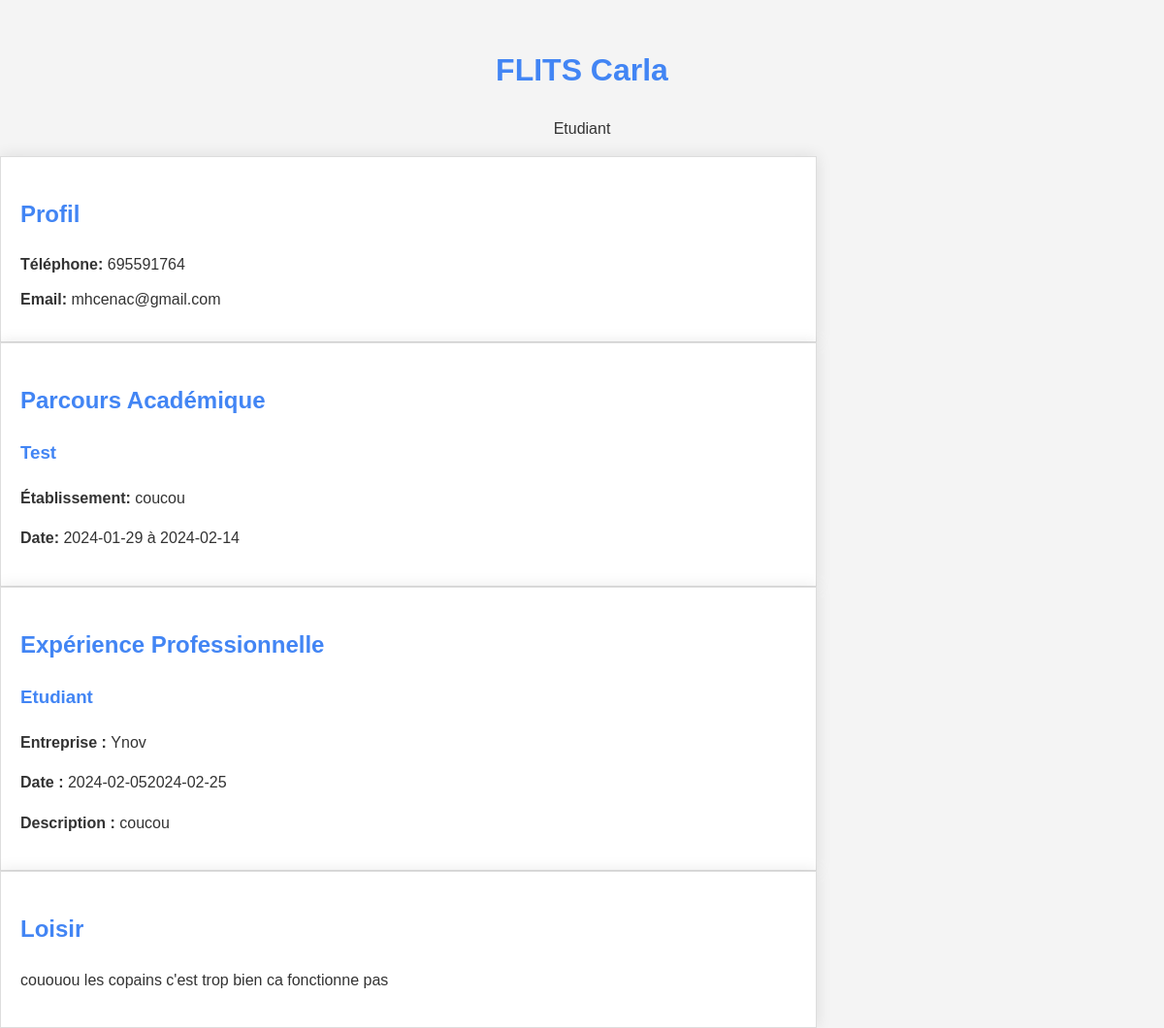
The app's page /Front/Models/model1.php (signed in) with its own data.
### tables this page shows
CREATE TABLE `users` (
  `User_id` int(255) NOT NULL,
  `Last_name` varchar(255) NOT NULL,
  `First_name` varchar(255) NOT NULL,
  `Email` varchar(100) NOT NULL,
  `Phone_tel` int(30) NOT NULL,
  `Username` varchar(50) NOT NULL,
  `Password` varchar(50) NOT NULL
);

CREATE TABLE `cv` (
  `Cv_id` int(255) NOT NULL,
  `Job` varchar(255) NOT NULL,
  `Hobbies` text NOT NULL,
  `User_id` int(255) NOT NULL,
  `Model` int(255) NOT NULL
);

CREATE TABLE `liaison_academic` (
  `id` int(11) NOT NULL,
  `Academic_id` int(255) NOT NULL,
  `Cv_id` int(255) NOT NULL
);

CREATE TABLE `academics` (
  `Academic_id` int(255) NOT NULL,
  `Diploma` varchar(200) NOT NULL,
  `Date_start` date NOT NULL,
  `Date_end` date NOT NULL,
  `School` varchar(100) NOT NULL,
  `User_id` int(255) NOT NULL
);

CREATE TABLE `liaison_experience` (
  `id` int(255) NOT NULL,
  `Experience_id` int(255) NOT NULL,
  `Cv_id` int(255) NOT NULL
);

CREATE TABLE `experiences` (
  `Experience_id` int(255) NOT NULL,
  `Company` varchar(200) NOT NULL,
  `Date_start` date NOT NULL,
  `Date_end` date NOT NULL,
  `Job` varchar(100) NOT NULL,
  `Descriptions` text NOT NULL,
  `User_id` int(255) NOT NULL
);

### server/pages/information.php (called while the page is built, shortened)
<?php
function getUserID()
{
    $bdd = new PDO('mysql:host=localhost;dbname=database', 'root', '');
    $userIdQuery = $bdd->prepare("SELECT User_id FROM users WHERE username=?");
    $userIdQuery->execute([$_SESSION['username']]);
    $userId = $userIdQuery->fetchColumn();
    return $userId;
}

### server/user/services.php (called while the page is built)
<?php
function getInfoUserSession($bdd, $userID)
{
    $user = $bdd->prepare("SELECT * FROM users WHERE User_id=?");
    $user->execute([$userID]);
    return $user;
}

### server/CV/services.php (called while the page is built, shortened)
<?php
function getLastCvId($bdd)
{
    $cvID = $bdd->prepare("SELECT * FROM cv ORDER BY Cv_id DESC LIMIT 1");
    $cvID->execute();
    $cvID = $cvID->fetch(PDO::FETCH_ASSOC);
    return $cvID['Cv_id'];
}

### Front/Models/model1.php (the view, shortened to what this page needs)
<!DOCTYPE html>
<html lang="en">
<head>
</head>
<body>
<div class="title">
    <?php
    require 'C:\xampp\htdocs\generateur_de_CV\server\pages\curiculum.php';
    require 'C:\xampp\htdocs\generateur_de_CV\server\user\services.php';
    $bdd = new PDO('mysql:host=localhost;dbname=database', 'root', '');
    $user = getInfoUserSession($bdd, getUserID());
    while ($row = $user->fetch(PDO::FETCH_ASSOC)) {
        echo "<h1>" . strtoupper($row['Last_name']) . " " . $row['First_name'] . "</h1>";
    }
    $cv = $bdd->prepare("SELECT * FROM cv WHERE User_id=? ORDER BY Cv_id DESC LIMIT 1");
    $cv->execute([getUserID()]);
    while ($rowCV = $cv->fetch(PDO::FETCH_ASSOC)) {
        echo "<p>". ucfirst($rowCV['Job']) ."</p>";
    }
    ?>
</div>
<section>
    <div>
        <h2>Profil</h2>
        <ul>
            <?php
            $user = getInfoUserSession($bdd, getUserID());
            while ($row = $user->fetch(PDO::FETCH_ASSOC)) {
                echo "<li><strong>Téléphone: </strong>" . $row['Phone_tel'] ."</li>";
                echo "<li><strong>Email: </strong>" . $row['Email'] ."</li>";
            }
            ?>
        </ul>
    </div>
</section>
<section>
    <h2>Parcours Académique</h2>
    <?php
    $academics = getAcademicsForCV($bdd, getLastCvId($bdd));
    showDivAcademicsCV($academics);
    ?>
</section>
<section>
    <h2>Expérience Professionnelle</h2>
    <?php
    $experiences = getExperiencesForCV($bdd, getLastCvId($bdd));
    showDivExperiencesCV($experiences);
    ?>
</section>
<section>
    <h2>Loisir</h2>
    <?php
    $cv = $bdd->prepare("SELECT * FROM cv WHERE User_id=? ORDER BY Cv_id DESC LIMIT 1");
    $cv->execute([getUserID()]);
    while ($rowCV = $cv->fetch(PDO::FETCH_ASSOC)) {
        echo "<p>". $rowCV['Hobbies'] ."</p>";
    }
    ?>
</section>
</body>
</html>

### server/academics/services.php (shortened to what this page needs)
<?php
function getAcademicsForCV($bdd, $cvId)
{
    $academics = $bdd->prepare("SELECT * FROM academics LEFT JOIN liaison_academic ON academics.Academic_id = liaison_academic.Academic_id LEFT JOIN cv ON cv.Cv_id = liaison_academic.Cv_id WHERE academics.User_id=? AND cv.Cv_id=?");
    $academics->execute([getUserID(), $cvId]);
    return $academics;
}
function showDivAcademicsCV($academics)
{
    while ($row = $academics->fetch(PDO::FETCH_ASSOC)) {
        echo "<h3>" . ucfirst($row['Diploma']) . "</h3>";
        echo "<p><strong>Établissement: </strong>" . $row['School'] . "</p>";
        echo "<p><strong>Date: </strong>" . $row['Date_start'] . " à " . $row['Date_end'] . "</p>";
    }
}

### server/experiences/services.php (shortened to what this page needs)
<?php
function getExperiencesForCV($bdd, $id)
{
    $experiences = $bdd->prepare("SELECT * FROM experiences LEFT JOIN liaison_experience ON experiences.Experience_id = liaison_experience.Experience_id LEFT JOIN cv ON cv.Cv_id = liaison_experience.Cv_id WHERE experiences.User_id=? AND cv.Cv_id=?");
    $experiences->execute([getUserID(), $id]);
    return $experiences;
}
function showDivExperiencesCV($experiences)
{
    while ($rowExpe = $experiences->fetch(PDO::FETCH_ASSOC)) {
        echo "<h3>" . ucfirst($rowExpe['Job']) . "</h3>";
        echo "<p><strong>Entreprise : </strong>" . $rowExpe['Company'] . "</p>";
        echo "<p><strong>Date : </strong>" . $rowExpe['Date_start'] . $rowExpe['Date_end'] . "</p>";
        echo "<p><strong>Description : </strong>" . $rowExpe['Descriptions'] . "</p>";
    }
}

### Front/Models/model1.php (style rules this page uses)
body { font-family: 'Arial', sans-serif; line-height: 1.6; background-color: #f4f4f4; color: #333; margin: 0; }
h1, h2, h3 { color: #4285f4; }
section { max-width: 800px; padding: 20px; background-color: #fff; border: 1px solid #ddd; box-shadow: 0 0 15px rgba(0,0,0,0.1); position: relative; overflow: hidden; }
ul { list-style-type: none; padding: 0; margin: 0; }
li { margin-bottom: 10px; }
.title { text-align: center; display: block; justify-content: center; }

### records on screen
users: Last_name "FLITS", First_name "Carla", Phone_tel "695591764", Email "mhcenac@gmail.com"
cv: Job "Etudiant", Hobbies "cououou les copains c'est trop bien ca fonctionne pas"
liaison_academic: Academic.Diploma "Test", Academic.School "coucou", Academic.Date_start "2024-01-29", Academic.Date_end "2024-02-14"
liaison_experience: Cv.Job "Etudiant", Experience.Company "Ynov", Experience.Date_start "2024-02-05", Experience.Date_end "2024-02-25", Experience.Descriptions "coucou"
